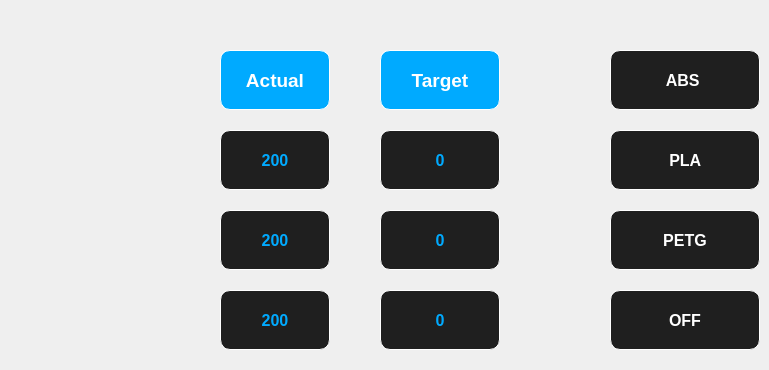
    <widget class="QWidget" name="Temperature">
     <attribute name="icon">
      <iconset resource="Resources_1.qrc">
       <normaloff>:/NEW/Icons/thermometer (2).png</normaloff>:/NEW/Icons/thermometer (2).png</iconset>
     </attribute>
     <attribute name="title">
      <string/>
     </attribute>
     <widget class="QLabel" name="CT_Label">
      <property name="geometry">
       <rect>
        <x>220</x>
        <y>50</y>
        <width>110</width>
        <height>60</height>
       </rect>
      </property>
      <property name="font">
       <font>
        <family>MS Shell Dlg 2</family>
        <pointsize>14</pointsize>
        <weight>75</weight>
        <italic>false</italic>
        <bold>true</bold>
       </font>
      </property>
      <property name="styleSheet">
       <string notr="true">QLabel {
	background-color: rgb(0, 170, 255);
border: 1px solid white;
color: rgb(255, 255, 255);
border-radius: 10px;;
}
</string>
      </property>
      <property name="text">
       <string>Actual</string>
      </property>
      <property name="alignment">
       <set>Qt::AlignCenter</set>
      </property>
     </widget>
     <widget class="QLabel" name="CT_Label_3">
      <property name="geometry">
       <rect>
        <x>380</x>
        <y>50</y>
        <width>120</width>
        <height>60</height>
       </rect>
      </property>
      <property name="font">
       <font>
        <family>MS Shell Dlg 2</family>
        <pointsize>14</pointsize>
        <weight>75</weight>
        <italic>false</italic>
        <bold>true</bold>
       </font>
      </property>
      <property name="styleSheet">
       <string notr="true">QLabel {
	background-color: rgb(0, 170, 255);
border: 1px solid white;
color: rgb(255, 255, 255);
border-radius: 10px;;
}
</string>
      </property>
      <property name="text">
       <string>Target</string>
      </property>
      <property name="alignment">
       <set>Qt::AlignCenter</set>
      </property>
     </widget>
     <widget class="QPushButton" name="ST_E1_Temp">
      <property name="geometry">
       <rect>
        <x>380</x>
        <y>130</y>
        <width>120</width>
        <height>60</height>
       </rect>
      </property>
      <property name="font">
       <font>
        <pointsize>12</pointsize>
        <weight>75</weight>
        <bold>true</bold>
       </font>
      </property>
      <property name="cursor">
       <cursorShape>PointingHandCursor</cursorShape>
      </property>
      <property name="styleSheet">
       <string notr="true">QPushButton{
background-color: rgb(31, 31, 31);
border: 1px solid white;
color: rgb(0, 170, 255);
border-radius: 10px;
}
QPushButton:pressed{
color: rgb(255, 255, 255);
	background-color: rgb(0, 170, 255);
}



</string>
      </property>
      <property name="text">
       <string>0</string>
      </property>
     </widget>
     <widget class="QPushButton" name="ST_Bed_Temp">
      <property name="geometry">
       <rect>
        <x>380</x>
        <y>290</y>
        <width>120</width>
        <height>60</height>
       </rect>
      </property>
      <property name="font">
       <font>
        <pointsize>12</pointsize>
        <weight>75</weight>
        <bold>true</bold>
       </font>
      </property>
      <property name="cursor">
       <cursorShape>PointingHandCursor</cursorShape>
      </property>
      <property name="styleSheet">
       <string notr="true">QPushButton{
background-color: rgb(31, 31, 31);
border: 1px solid white;
color: rgb(0, 170, 255);
border-radius: 10px;
}
QPushButton:pressed{
color: rgb(255, 255, 255);
	background-color: rgb(0, 170, 255);
}



</string>
      </property>
      <property name="text">
       <string>0</string>
      </property>
     </widget>
     <widget class="QPushButton" name="ST_E2_Temp">
      <property name="geometry">
       <rect>
        <x>380</x>
        <y>210</y>
        <width>120</width>
        <height>60</height>
       </rect>
      </property>
      <property name="font">
       <font>
        <pointsize>12</pointsize>
        <weight>75</weight>
        <bold>true</bold>
       </font>
      </property>
      <property name="cursor">
       <cursorShape>PointingHandCursor</cursorShape>
      </property>
      <property name="styleSheet">
       <string notr="true">QPushButton{
background-color: rgb(31, 31, 31);
border: 1px solid white;
color: rgb(0, 170, 255);
border-radius: 10px;
}
QPushButton:pressed{
color: rgb(255, 255, 255);
	background-color: rgb(0, 170, 255);
}



</string>
      </property>
      <property name="text">
       <string>0</string>
      </property>
     </widget>
     <widget class="QPushButton" name="ABS_Temp">
      <property name="geometry">
       <rect>
        <x>610</x>
        <y>50</y>
        <width>150</width>
        <height>60</height>
       </rect>
      </property>
      <property name="font">
       <font>
        <pointsize>12</pointsize>
        <weight>75</weight>
        <bold>true</bold>
       </font>
      </property>
      <property name="cursor">
       <cursorShape>PointingHandCursor</cursorShape>
      </property>
      <property name="styleSheet">
       <string notr="true">QPushButton{
border: 1px solid white;
border-radius: 10px;

}
QPushButton:open {
background-color: rgb(0, 170, 255);
}
QPushButton:closed {
color: rgb(255, 255, 255);
	background-color: rgb(31, 31, 31);
}</string>
      </property>
      <property name="text">
       <string>ABS </string>
      </property>
      <property name="checkable">
       <bool>true</bool>
      </property>
     </widget>
     <widget class="QPushButton" name="PLA_Temp">
      <property name="geometry">
       <rect>
        <x>610</x>
        <y>130</y>
        <width>150</width>
        <height>60</height>
       </rect>
      </property>
      <property name="font">
       <font>
        <pointsize>12</pointsize>
        <weight>75</weight>
        <bold>true</bold>
       </font>
      </property>
      <property name="cursor">
       <cursorShape>PointingHandCursor</cursorShape>
      </property>
      <property name="styleSheet">
       <string notr="true">QPushButton{
border: 1px solid white;
border-radius: 10px;

}
QPushButton:open {
background-color: rgb(0, 170, 255);
}
QPushButton:closed {
color: rgb(255, 255, 255);
	background-color: rgb(31, 31, 31);
}</string>
      </property>
      <property name="text">
       <string> PLA </string>
      </property>
      <property name="checkable">
       <bool>true</bool>
      </property>
     </widget>
     <widget class="QPushButton" name="PETG_Temp">
      <property name="geometry">
       <rect>
        <x>610</x>
        <y>210</y>
        <width>150</width>
        <height>60</height>
       </rect>
      </property>
      <property name="font">
       <font>
        <pointsize>12</pointsize>
        <weight>75</weight>
        <bold>true</bold>
       </font>
      </property>
      <property name="cursor">
       <cursorShape>PointingHandCursor</cursorShape>
      </property>
      <property name="styleSheet">
       <string notr="true">QPushButton{
border: 1px solid white;
border-radius: 10px;

}
QPushButton:open {
background-color: rgb(0, 170, 255);
}
QPushButton:closed {
color: rgb(255, 255, 255);
	background-color: rgb(31, 31, 31);
}</string>
      </property>
      <property name="text">
       <string> PETG </string>
      </property>
      <property name="checkable">
       <bool>true</bool>
      </property>
     </widget>
     <widget class="QPushButton" name="Cooldown_Temp">
      <property name="geometry">
       <rect>
        <x>610</x>
        <y>290</y>
        <width>150</width>
        <height>60</height>
       </rect>
      </property>
      <property name="font">
       <font>
        <pointsize>12</pointsize>
        <weight>75</weight>
        <bold>true</bold>
       </font>
      </property>
      <property name="cursor">
       <cursorShape>PointingHandCursor</cursorShape>
      </property>
      <property name="styleSheet">
       <string notr="true">QPushButton{
background-color: rgb(31, 31, 31);
border: 1px solid white;
	color: rgb(255, 255, 255);
border-radius: 10px;
}
QPushButton:pressed{
color: rgb(255, 255, 255);
	background-color: rgb(0, 170, 255);
}



</string>
      </property>
      <property name="text">
       <string>OFF</string>
      </property>
      <property name="checkable">
       <bool>false</bool>
      </property>
     </widget>
     <widget class="QLabel" name="CT_E1_Temp">
      <property name="geometry">
       <rect>
        <x>220</x>
        <y>130</y>
        <width>110</width>
        <height>60</height>
       </rect>
      </property>
      <property name="font">
       <font>
        <family>MS Shell Dlg 2</family>
        <pointsize>12</pointsize>
        <weight>75</weight>
        <italic>false</italic>
        <bold>true</bold>
       </font>
      </property>
      <property name="styleSheet">
       <string notr="true">QLabel {
	
background-color: rgb(31, 31, 31);
border: 1px solid white;
color: rgb(0, 170, 255);
border-radius: 10px;;
}

</string>
      </property>
      <property name="text">
       <string>200</string>
      </property>
      <property name="alignment">
       <set>Qt::AlignCenter</set>
      </property>
     </widget>
     <widget class="QLabel" name="CT_E2_Temp">
      <property name="geometry">
       <rect>
        <x>220</x>
        <y>210</y>
        <width>110</width>
        <height>60</height>
       </rect>
      </property>
      <property name="font">
       <font>
        <family>MS Shell Dlg 2</family>
        <pointsize>12</pointsize>
        <weight>75</weight>
        <italic>false</italic>
        <bold>true</bold>
       </font>
      </property>
      <property name="styleSheet">
       <string notr="true">QLabel {
	
background-color: rgb(31, 31, 31);
border: 1px solid white;
color: rgb(0, 170, 255);
border-radius: 10px;;
}

</string>
      </property>
      <property name="text">
       <string>200</string>
      </property>
      <property name="alignment">
       <set>Qt::AlignCenter</set>
      </property>
     </widget>
     <widget class="QLabel" name="CT_Bed_Temp">
      <property name="geometry">
       <rect>
        <x>220</x>
        <y>290</y>
        <width>110</width>
        <height>60</height>
       </rect>
      </property>
      <property name="font">
       <font>
        <family>MS Shell Dlg 2</family>
        <pointsize>12</pointsize>
        <weight>75</weight>
        <italic>false</italic>
        <bold>true</bold>
       </font>
      </property>
      <property name="styleSheet">
       <string notr="true">QLabel {
	
background-color: rgb(31, 31, 31);
border: 1px solid white;
color: rgb(0, 170, 255);
border-radius: 10px;;
}

</string>
      </property>
      <property name="text">
       <string>200</string>
      </property>
      <property name="alignment">
       <set>Qt::AlignCenter</set>
      </property>
     </widget>
     <widget class="QLabel" name="label_16">
      <property name="geometry">
       <rect>
        <x>100</x>
        <y>130</y>
        <width>81</width>
        <height>71</height>
       </rect>
      </property>
      <property name="styleSheet">
       <string notr="true">image: url(:/resources/0690fa67-890a-4296-a412-f2e701473940.jpg);</string>
      </property>
      <property name="text">
       <string/>
      </property>
      <property name="pixmap">
       <pixmap resource="Resources_1.qrc">:/NEW/Icons/nozzle_up-256.png</pixmap>
      </property>
      <property name="scaledContents">
       <bool>true</bool>
      </property>
     </widget>
     <widget class="QLabel" name="label_18">
      <property name="geometry">
       <rect>
        <x>100</x>
        <y>290</y>
        <width>81</width>
        <height>71</height>
       </rect>
      </property>
      <property name="styleSheet">
       <string notr="true">image: url(:/resources/Heated-Bed.png);</string>
      </property>
      <property name="text">
       <string/>
      </property>
      <property name="pixmap">
       <pixmap resource="Resources_1.qrc">:/NEW/Icons/bed_hot-256.png</pixmap>
      </property>
      <property name="scaledContents">
       <bool>true</bool>
      </property>
     </widget>
     <widget class="QLabel" name="label_6">
      <property name="geometry">
       <rect>
        <x>100</x>
        <y>210</y>
        <width>81</width>
        <height>71</height>
       </rect>
      </property>
      <property name="styleSheet">
       <string notr="true">image: url(:/resources/0690fa67-890a-4296-a412-f2e701473940.jpg);</string>
      </property>
      <property name="text">
       <string/>
      </property>
      <property name="pixmap">
       <pixmap resource="Resources_1.qrc">:/NEW/Icons/nozzle_x2-512.png</pixmap>
      </property>
      <property name="scaledContents">
       <bool>true</bool>
      </property>
     </widget>
    </widget>
